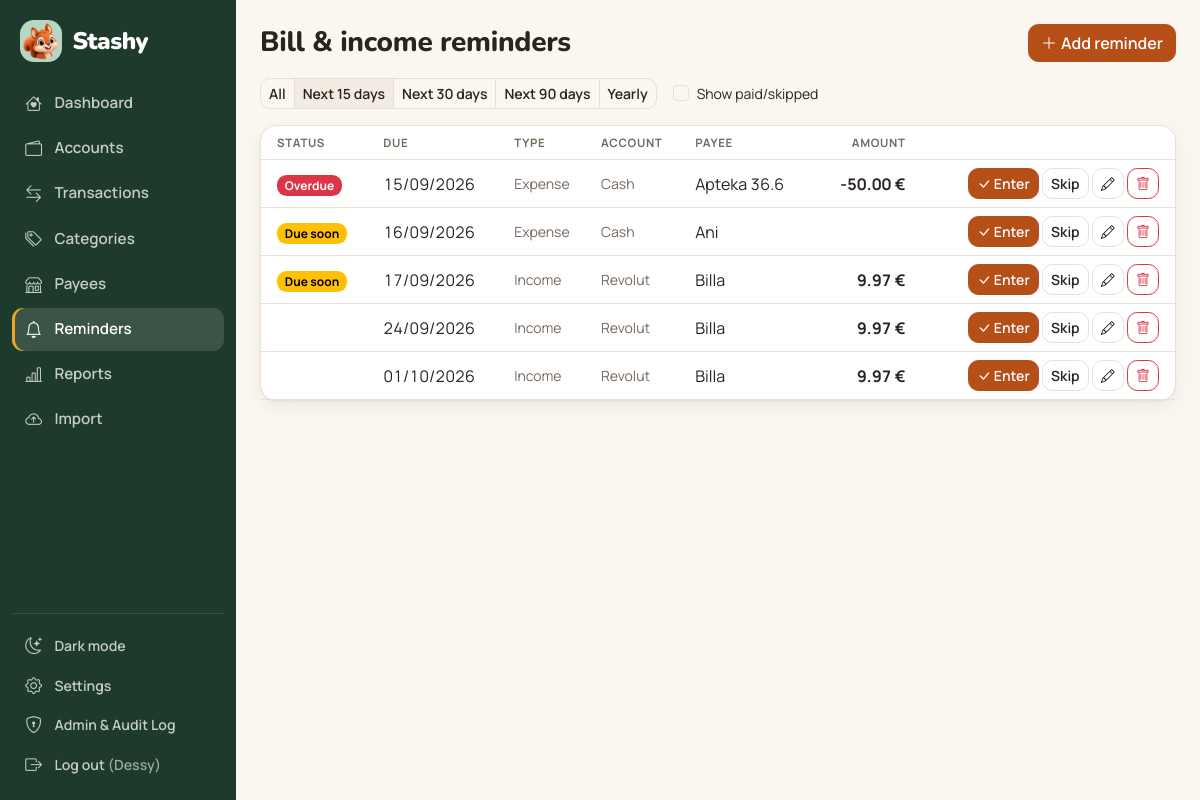
The app's page /reminders/ (signed in) with its own data.
### finance/models.py (models this page shows, shortened)
class Reminder(models.Model):
    class Frequency(models.TextChoices):
        ONE_TIME = "one_time", "One-time"
        WEEKLY = "weekly", "Weekly"
        MONTHLY = "monthly", "Monthly"
        QUARTERLY = "quarterly", "Quarterly"
        YEARLY = "yearly", "Yearly"
    FREQUENCY_UNIT_WORDS = {
        "weekly": "week(s)", "monthly": "month(s)", "quarterly": "quarter(s)", "yearly": "year(s)",
    }
    TYPE_CHOICES = [
        (Category.CategoryType.INCOME.value, Category.CategoryType.INCOME.label),
        (Category.CategoryType.EXPENSE.value, Category.CategoryType.EXPENSE.label),
    ]
    DUE_SOON_DAYS = 7
    reminder_type = models.CharField(max_length=10, choices=TYPE_CHOICES, default=Category.CategoryType.EXPENSE)
    account = models.ForeignKey(Account, on_delete=models.CASCADE, related_name="reminders")
    payee = models.ForeignKey(Payee, null=True, blank=True, on_delete=models.SET_NULL, related_name="reminders")
    category = models.ForeignKey(Category, null=True, blank=True, on_delete=models.SET_NULL, related_name="+")
    amount = models.DecimalField(
        max_digits=12, decimal_places=2, null=True, blank=True,
        help_text="Enter as a positive number, or leave blank for a variable-amount bill",
    )
    frequency = models.CharField(max_length=10, choices=Frequency.choices, default=Frequency.ONE_TIME)
    interval = models.PositiveSmallIntegerField(default=1, validators=[MinValueValidator(1)])
    next_due_date = models.DateField()
    end_of_period = models.BooleanField(default=False, verbose_name="Last day of period")
    end_date = models.DateField(null=True, blank=True)
    last_entered_transaction = models.ForeignKey(
        "Transaction", null=True, blank=True, on_delete=models.SET_NULL, related_name="+"
    )
    skipped = models.BooleanField(default=False)
    series = models.ForeignKey(
        "self", null=True, blank=True, on_delete=models.CASCADE, related_name="occurrences"
    )
    notes = models.CharField(max_length=255, blank=True)
    class Meta:
        ordering = ["next_due_date"]
    def signed_amount(self):
        if self.amount is None:
            return None
        return self.amount if self.reminder_type == Category.CategoryType.INCOME else -self.amount
    def status(self, today=None):
        if self.skipped:
            return "skipped"
        if self.frequency == self.Frequency.ONE_TIME:
            return "paid" if self.last_entered_transaction_id else self._date_status(today)
        date_status = self._date_status(today)
        if date_status:
            return date_status
        return "paid" if self.last_entered_transaction_id else ""
    def _date_status(self, today=None):
        today = today or timezone.localdate()
        days = (self.next_due_date - today).days
        if days < 0:
            return "overdue"
        if days <= self.DUE_SOON_DAYS:
            return "due_soon"
        return ""
    _FREQUENCY_UNITS = {
        Frequency.WEEKLY: "weeks",
        Frequency.MONTHLY: "months",
        Frequency.QUARTERLY: "months",  # relativedelta has no native "quarters" unit
        Frequency.YEARLY: "years",
    }
    _QUARTERLY_MONTH_MULTIPLIER = 3

class Account(models.Model):
    AccountType = AccountType
    name = models.CharField(max_length=120)
    account_type = models.CharField(max_length=20, choices=ACCOUNT_TYPE_CHOICES, default=AccountType.CASH)
    currency = models.CharField(max_length=3, choices=CURRENCY_CHOICES, default=DEFAULT_CURRENCY)
    institution = models.CharField(
        max_length=120, blank=True, help_text="Fill when a bank or company is behind this account.",
    )
    is_active = models.BooleanField(default=True)
    notes = models.TextField(blank=True)
    created_at = models.DateTimeField(auto_now_add=True)
    objects = AccountQuerySet.as_manager()
    class Meta:
        ordering = ["name"]

class Payee(models.Model):
    OPENING_BALANCE = "Opening Balance"
    TRANSFER_MONEY = "Transfer Money"
    RECONCILIATION_ADJUSTMENT = "Reconciliation Adjustment"
    SYSTEM_NAMES = (OPENING_BALANCE, TRANSFER_MONEY, RECONCILIATION_ADJUSTMENT)
    name = models.CharField(max_length=150, unique=True)
    is_active = models.BooleanField(default=True)
    class Meta:
        ordering = ["name"]

### finance/views.py (the view)
# urls.py: path("reminders/", views.reminder_list, name="reminder_list"),
@login_required
def reminder_list(request):
    today = timezone.localdate()
    window = request.GET.get("window")
    if window is None:
        window = "15"
    show_done = request.GET.get("show_done") == "1"
    reminders = Reminder.objects.select_related("account", "category", "payee")
    cutoff = _reminder_window_cutoff(window, today)
    if cutoff is not None:
        reminders = reminders.filter(next_due_date__lte=cutoff)
    reminders = list(reminders)
    if not show_done:
        reminders = [r for r in reminders if r.status(today) not in ("paid", "skipped")]
    return render(request, "finance/reminder_list.html", {
        "reminders": reminders, "window": window, "show_done": show_done, "today": today,
    })

### audit/context.py (called while the page is built)
def new_operation_id():
    return uuid.uuid4().hex[:12]

@contextmanager
def _activate(context):
    token = _current.set(context)
    try:
        yield context
    finally:
        _current.reset(token)

def request_context(request):
    return _activate(AuditContext(source=USER, operation=new_operation_id(), request=request))

### finance/context_processors.py (called while the page is built)
def regional_preferences(request):
    return {"regional": regional.current()}

### finance/currency.py (called while the page is built)
def format_money(amount, currency_code, decimals=2, preferences=None):
    amount = Decimal(str(amount))
    negative = amount < 0
    number = regional.format_number(abs(amount), decimals=decimals, preferences=preferences)
    symbol = CURRENCY_SYMBOLS.get(currency_code, currency_code)
    body = f"{number} {symbol}" if currency_code in SUFFIX_CURRENCIES else f"{symbol}{number}"
    return f"-{body}" if negative else body

### finance/models.py (called while the page is built, shortened)
    @classmethod
    def for_user(cls, user):
        profile = cls.objects.filter(user=user).first()
        if profile is not None:
            return profile

    @property
    def preferences(self):
        return regional.Preferences(
            date_format=self.date_format,
            number_format=self.number_format,
            first_day_of_week=self.first_day_of_week,
            time_zone=self.time_zone,
            main_currency=self.main_currency,
        )

### finance/regional.py (called while the page is built)
def current():
    return _current.get()

@contextmanager
def activate(preferences):
    token = _current.set(preferences)
    try:
        with timezone.override(_zone(preferences.time_zone)):  # None (unknown zone) means settings.TIME_ZONE
            yield preferences
    finally:
        _current.reset(token)

def _zone(name):
    try:
        return zoneinfo.ZoneInfo(name)
    except (zoneinfo.ZoneInfoNotFoundError, ValueError, TypeError):
        return None

def format_number(value, decimals=2, preferences=None):
    thousands, mark = _NUMBER_STYLES.get((preferences or current()).number_format, _NUMBER_STYLES["space_dot"])
    amount = Decimal(str(value)).quantize(Decimal(1).scaleb(-decimals), rounding=ROUND_HALF_UP)
    whole, _, fraction = f"{abs(amount):.{decimals}f}".partition(".")
    groups = []
    while len(whole) > 3:
        groups.insert(0, whole[-3:])
        whole = whole[:-3]
    groups.insert(0, whole)
    number = ("-" if amount < 0 else "") + thousands.join(groups)
    return f"{number}{mark}{fraction}" if fraction else number

    @property
    def date_pattern(self):
        return _DATE_STYLES.get(self.date_format, _DATE_STYLES["dmy"])[0]

### finance/templates/finance/reminder_list.html (shortened to what this page needs)
{% extends "finance/base.html" %}
{% load stashy_format %}
{% block content %}
<div class="d-flex justify-content-between align-items-center mb-3">
    <h3 class="mb-0">Bill &amp; income reminders</h3>
    <a href="{% url 'finance:reminder_add' %}" class="btn btn-primary"><i class="bi bi-plus-lg me-1"></i>Add reminder</a>
</div>
<form method="get" class="d-flex flex-wrap align-items-center gap-2 mb-3">
    <div class="btn-group btn-group-sm" role="group" aria-label="Due within">
        <a href="{% querystring window="all" %}" class="btn btn-outline-secondary {% if window == "all" %}active{% endif %}">All</a>
        <a href="{% querystring window="15" %}" class="btn btn-outline-secondary {% if window == "15" %}active{% endif %}">Next 15 days</a>
        <a href="{% querystring window="30" %}" class="btn btn-outline-secondary {% if window == "30" %}active{% endif %}">Next 30 days</a>
        <a href="{% querystring window="90" %}" class="btn btn-outline-secondary {% if window == "90" %}active{% endif %}">Next 90 days</a>
        <a href="{% querystring window="yearly" %}" class="btn btn-outline-secondary {% if window == "yearly" %}active{% endif %}" title="Through 31 December this year">Yearly</a>
    </div>
    <div class="form-check ms-2">
        <input type="checkbox" class="form-check-input" id="show-done" name="show_done" value="1" {% if show_done %}checked{% endif %} onchange="this.form.submit()">
        <label class="form-check-label small" for="show-done">Show paid/skipped</label>
    </div>
</form>
<div class="card">
    <table class="table mb-0 align-middle">
        <thead><tr><th>Status</th><th>Due</th><th>Type</th><th>Account</th><th>Payee</th><th class="text-end">Amount</th><th></th></tr></thead>
        <tbody>
        {% for r in reminders %}
            {% with s=r.status %}
            <tr>
                <td>
                    {% if s == "overdue" %}<span class="badge text-bg-danger">Overdue</span>
                    {% elif s == "due_soon" %}<span class="badge text-bg-warning">Due soon</span>
                    {% elif s == "paid" %}<span class="badge text-bg-success">Paid</span>
                    {% elif s == "skipped" %}<span class="badge text-bg-secondary">Skipped</span>
                    {% endif %}
                </td>
                <td>{{ r.next_due_date|sdate }}</td>
                <td class="text-muted small">{{ r.get_reminder_type_display }}</td>
                <td class="text-muted small">{{ r.account.name }}</td>
                <td>{{ r.payee.name|default:r.category|default:"—" }}</td>
                <td class="text-end text-nowrap {% if r.reminder_type == 'income' %}amount-positive{% else %}amount-negative{% endif %}">{{ r.signed_amount|moneyc:r.account.currency }}</td>
                <td class="text-end text-nowrap">
                    {% if r.frequency != "one_time" or s != "paid" and s != "skipped" %}
                    <a href="{% url 'finance:transaction_add' %}?reminder={{ r.pk }}" class="btn btn-sm btn-primary" title="Enter this transaction"><i class="bi bi-check-lg"></i> Enter</a>
                    <form method="post" action="{% url 'finance:reminder_skip' r.pk %}" class="d-inline">{% csrf_token %}
                        <button class="btn btn-sm btn-outline-secondary" title="{% if r.frequency == 'one_time' %}Mark as skipped{% else %}Move to the next due date without entering a transaction{% endif %}">Skip</button>
                    </form>
                    {% endif %}
                    <a href="{% url 'finance:reminder_edit' r.pk %}" class="btn btn-sm btn-outline-secondary"><i class="bi bi-pencil"></i></a>
                    <a href="{% url 'finance:reminder_delete' r.pk %}" class="btn btn-sm btn-outline-danger"><i class="bi bi-trash"></i></a>
                </td>
            </tr>
            {% endwith %}
        {% empty %}
            <tr><td colspan="7">{% include "finance/includes/empty_state.html" with title="No reminders yet" text="Add bills and income that repeat, and Stashy will tell you when they are due." %}</td></tr>
        {% endfor %}
        </tbody>
    </table>
</div>
{% endblock %}

### finance/templates/finance/base.html (shortened to what this page needs)
{% load static %}<!DOCTYPE html>
<html lang="en" data-bs-theme="light">
<head>
    {% include "finance/includes/head_assets.html" %}
</head>
<body data-date-format="{{ regional.picker_date_format }}" data-first-day="{{ regional.first_day_of_week }}"
      data-thousands-separator="{{ regional.thousands_separator }}" data-decimal-separator="{{ regional.decimal_separator }}">
<div class="stashy-shell">
    <aside class="stashy-sidebar d-none d-md-flex" aria-label="Main navigation">
        {% include "finance/includes/sidebar_contents.html" %}
    </aside>
    <div class="stashy-main">
        <main class="stashy-content">
            {% block content %}{% endblock %}
        </main>
    </div>
</div>
</body>
</html>

### finance/templates/finance/includes/head_assets.html (shortened to what this page needs)
{% load static %}
<link rel="stylesheet" href="{% static 'finance/vendor/bootstrap/css/bootstrap.min.css' %}">
<link rel="stylesheet" href="{% static 'finance/vendor/bootstrap-icons/bootstrap-icons.min.css' %}">
<link rel="stylesheet" href="{% static 'finance/vendor/flatpickr/flatpickr.min.css' %}">
<link rel="stylesheet" href="{% static 'finance/css/stashy.css' %}">

### finance/templates/finance/includes/sidebar_contents.html (shortened to what this page needs)
{% load static %}
{% with current=request.resolver_match.url_name|default:"" %}
<a href="{% url 'finance:dashboard' %}" class="stashy-brand">
    <img src="{% static 'finance/img/mascot-face-96.png' %}" alt="" width="42" height="42">
    <span>Stashy</span>
</a>
<nav class="stashy-nav">
    <a href="{% url 'finance:dashboard' %}" class="{% if current == 'dashboard' %}active{% endif %}"><i class="bi bi-house-heart"></i>Dashboard</a>
    <a href="{% url 'finance:account_list' %}" class="{% if 'account' in current %}active{% endif %}"><i class="bi bi-wallet2"></i>Accounts</a>
    <a href="{% url 'finance:transaction_list' %}" class="{% if 'transaction' in current and current != 'import_transactions' %}active{% endif %}"><i class="bi bi-arrow-left-right"></i>Transactions</a>
    <a href="{% url 'finance:category_list' %}" class="{% if 'category' in current %}active{% endif %}"><i class="bi bi-tags"></i>Categories</a>
    <a href="{% url 'finance:payee_list' %}" class="{% if 'payee' in current %}active{% endif %}"><i class="bi bi-shop"></i>Payees</a>
    <a href="{% url 'finance:reminder_list' %}" class="{% if 'reminder' in current %}active{% endif %}"><i class="bi bi-bell"></i>Reminders</a>
    <a href="{% url 'finance:reports' %}" class="{% if current == 'reports' %}active{% endif %}"><i class="bi bi-bar-chart-line"></i>Reports</a>
    <a href="{% url 'finance:import_transactions' %}" class="{% if current == 'import_transactions' %}active{% endif %}"><i class="bi bi-cloud-arrow-up"></i>Import</a>
</nav>
<div class="stashy-sidebar-footer">
    <button type="button" class="sidebar-action" data-theme-toggle aria-label="Switch to dark mode">
        <i class="bi bi-moon-stars"></i><span data-theme-label>Dark mode</span>
    </button>
    <a href="{% url 'finance:settings' %}" class="sidebar-action {% if current == 'settings' %}active{% endif %}"><i class="bi bi-gear"></i><span>Settings</span></a>
    <a href="{% url 'admin:index' %}" target="_blank" rel="noopener" class="sidebar-action"><i class="bi bi-shield-lock"></i><span>Admin &amp; Audit Log</span></a>
    {% if user.is_authenticated %}
    <form method="post" action="{% url 'logout' %}">
        <button type="submit" class="sidebar-action">
            <i class="bi bi-box-arrow-right"></i><span>Log out <span class="opacity-75">({{ user.username }})</span></span>
        </button>
    </form>
    {% endif %}
</div>
{% endwith %}

### records on screen
Reminder: shows "Overdue", next_due_date|sdate "15/09/2026", reminder_type "Expense", account.name "Cash", payee.name "Apteka 36.6", signed_amount "-50.00 €"
Reminder: shows "Due soon", next_due_date|sdate "16/09/2026", reminder_type "Expense", account.name "Cash", payee.name "Ani"
Reminder: shows "Due soon", next_due_date|sdate "17/09/2026", reminder_type "Income", account.name "Revolut", payee.name "Billa", signed_amount "9.97 €"
Reminder: next_due_date|sdate "24/09/2026", reminder_type "Income", account.name "Revolut", payee.name "Billa", signed_amount "9.97 €"
Reminder: next_due_date|sdate "01/10/2026", reminder_type "Income", account.name "Revolut", payee.name "Billa", signed_amount "9.97 €"

### other values on screen
{{ user.username }} "Dessy"
